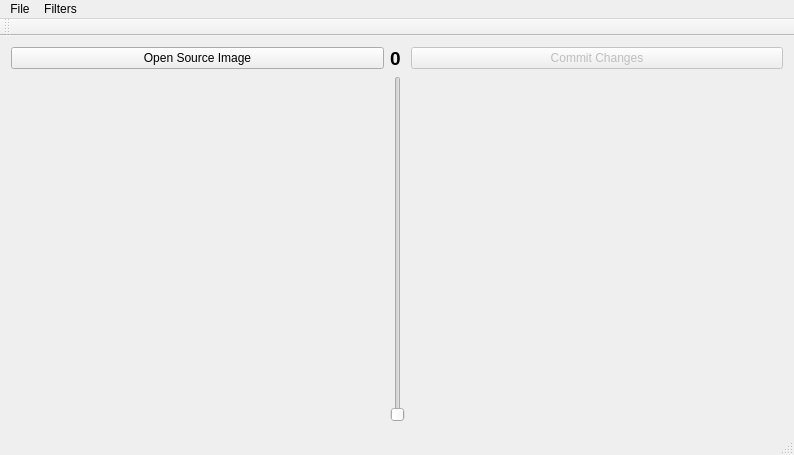
<?xml version="1.0" encoding="UTF-8"?>
<ui version="4.0">
 <class>MainWindow</class>
 <widget class="QMainWindow" name="MainWindow">
  <property name="geometry">
   <rect>
    <x>0</x>
    <y>0</y>
    <width>794</width>
    <height>455</height>
   </rect>
  </property>
  <property name="windowTitle">
   <string>MainWindow</string>
  </property>
  <widget class="QWidget" name="centralWidget">
   <layout class="QGridLayout" name="gridLayout" rowstretch="0,0,0" columnstretch="0,0,0,0">
    <item row="0" column="1">
     <widget class="QLabel" name="sliderValueLabel">
      <property name="font">
       <font>
        <pointsize>14</pointsize>
        <weight>75</weight>
        <bold>true</bold>
       </font>
      </property>
      <property name="autoFillBackground">
       <bool>true</bool>
      </property>
      <property name="text">
       <string>0</string>
      </property>
     </widget>
    </item>
    <item row="2" column="0">
     <widget class="QLabel" name="sourceLabel">
      <property name="autoFillBackground">
       <bool>true</bool>
      </property>
      <property name="text">
       <string/>
      </property>
     </widget>
    </item>
    <item row="0" column="3">
     <widget class="QPushButton" name="commitChangesButton">
      <property name="enabled">
       <bool>false</bool>
      </property>
      <property name="text">
       <string>Commit Changes</string>
      </property>
      <property name="flat">
       <bool>false</bool>
      </property>
     </widget>
    </item>
    <item row="2" column="1">
     <widget class="QSlider" name="levelSlider">
      <property name="enabled">
       <bool>false</bool>
      </property>
      <property name="orientation">
       <enum>Qt::Vertical</enum>
      </property>
     </widget>
    </item>
    <item row="2" column="3">
     <widget class="QLabel" name="destLabel">
      <property name="autoFillBackground">
       <bool>true</bool>
      </property>
      <property name="text">
       <string/>
      </property>
     </widget>
    </item>
    <item row="0" column="0">
     <widget class="QPushButton" name="openButton">
      <property name="text">
       <string>Open Source Image</string>
      </property>
     </widget>
    </item>
   </layout>
  </widget>
  <widget class="QMenuBar" name="menuBar">
   <property name="geometry">
    <rect>
     <x>0</x>
     <y>0</y>
     <width>794</width>
     <height>21</height>
    </rect>
   </property>
   <widget class="QMenu" name="menuButtons">
    <property name="title">
     <string>File</string>
    </property>
   </widget>
   <widget class="QMenu" name="menuFilters">
    <property name="title">
     <string>Filters</string>
    </property>
    <addaction name="actionGaussian_Blur"/>
    <addaction name="actionMedian_Filter"/>
    <addaction name="actionBox_Filter"/>
    <addaction name="actionBilateral_Filter"/>
    <addaction name="actionCanny_Edge"/>
   </widget>
   <addaction name="menuButtons"/>
   <addaction name="menuFilters"/>
  </widget>
  <widget class="QToolBar" name="mainToolBar">
   <attribute name="toolBarArea">
    <enum>TopToolBarArea</enum>
   </attribute>
   <attribute name="toolBarBreak">
    <bool>false</bool>
   </attribute>
  </widget>
  <widget class="QStatusBar" name="statusBar"/>
  <action name="actionGaussian_Blur">
   <property name="checkable">
    <bool>true</bool>
   </property>
   <property name="text">
    <string>Gaussian Blur</string>
   </property>
  </action>
  <action name="actionMedian_Filter">
   <property name="checkable">
    <bool>true</bool>
   </property>
   <property name="text">
    <string>Median Filter</string>
   </property>
  </action>
  <action name="actionBox_Filter">
   <property name="checkable">
    <bool>true</bool>
   </property>
   <property name="text">
    <string>Box Filter</string>
   </property>
  </action>
  <action name="actionBilateral_Filter">
   <property name="checkable">
    <bool>true</bool>
   </property>
   <property name="text">
    <string>Bilateral Filter</string>
   </property>
  </action>
  <action name="actionCanny_Edge">
   <property name="checkable">
    <bool>true</bool>
   </property>
   <property name="text">
    <string>Canny Edge</string>
   </property>
  </action>
 </widget>
 <layoutdefault spacing="6" margin="11"/>
 <resources/>
 <connections/>
</ui>
